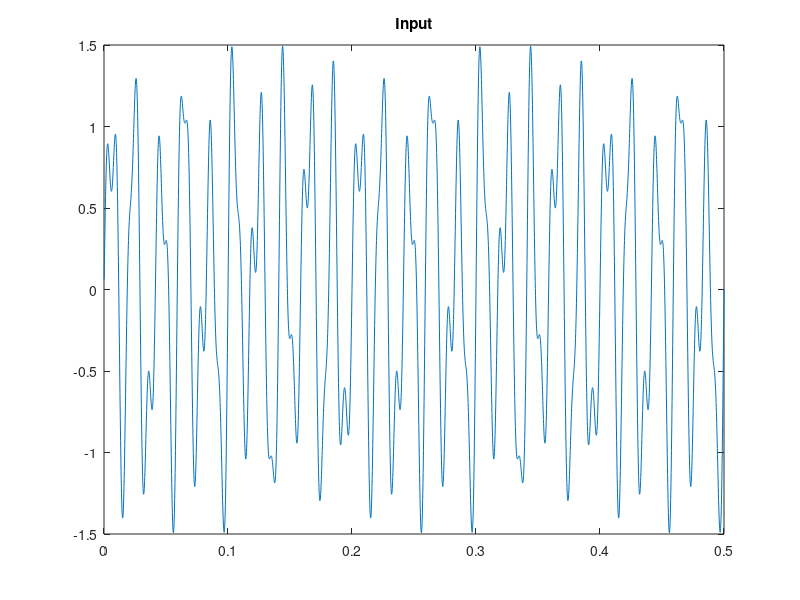
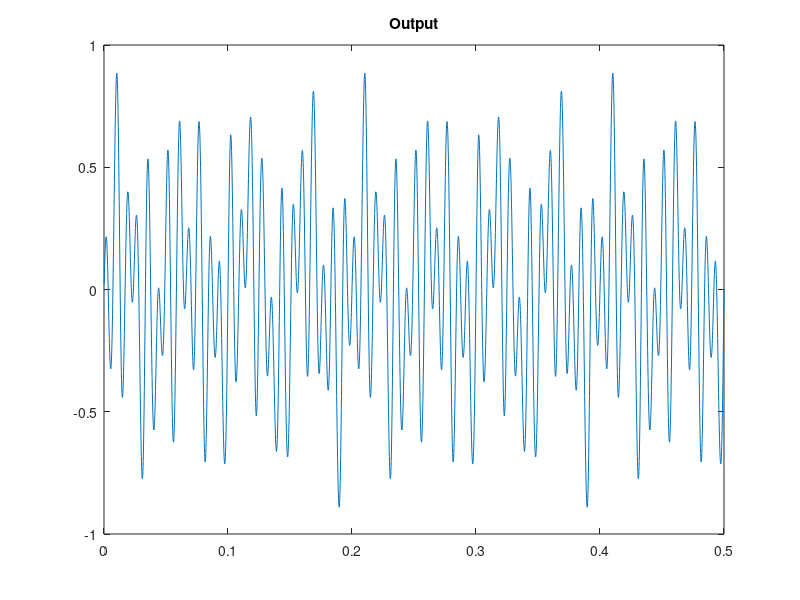

The MATLAB source for these figures, in order:
clc;clear
fsamp=8000;
A=[.3 .4 .2];F=[75;120;20];
t=1/fsamp:1/fsamp:10;
X=A*sin(2*pi*F*t);


tone=sin(2*pi*50*t);
Y=X+tone;

% e=zeros(1,length(t));y=zeros(1,length(t));
x=tone;d=Y;% note d and x (desired and input)
N=2;  %to remove a sine wave 2 coeffients are eonugh
W=[1 .05];
mu=.008;
 for j=1:20
for i=N:length(x)
    y(i)=W*x(i:-1:i-(N-1))';
    e(i)=d(i)-y(i);
    W=W+mu*x(i:-1:i-(N-1))*e(i);
end
 end
figure;

plot(t((1:4000)),Y(end-3999:end));title('Input');
figure
plot(t((1:4000)),e(end-3999:end));title('Output');